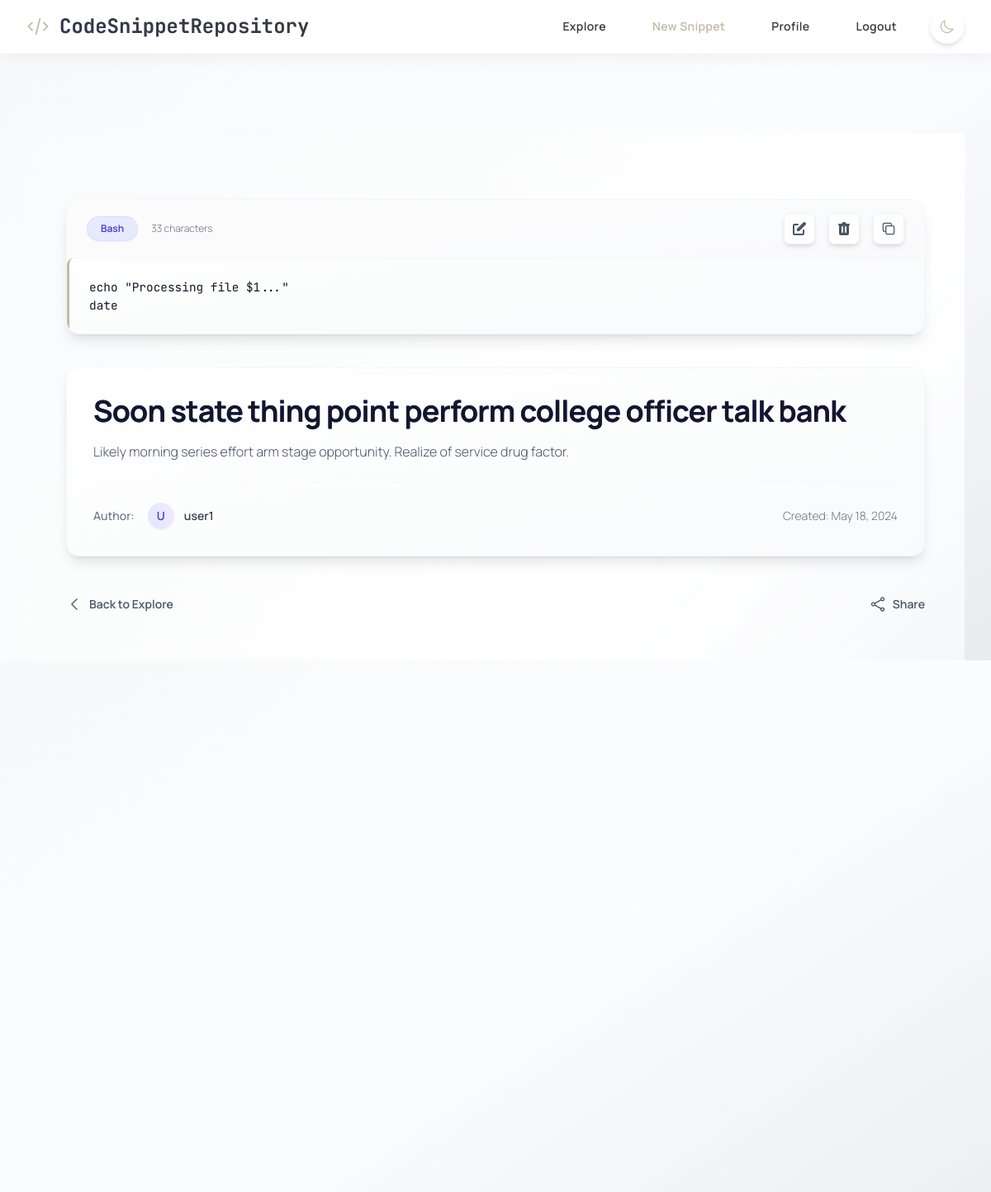
/snippet/2 (signed in), run on the app's committed database.
### tables this page shows
CREATE TABLE snippets (
                id INTEGER PRIMARY KEY AUTOINCREMENT,
                user_id INTEGER NOT NULL,
                title TEXT NOT NULL,
                code TEXT NOT NULL,
                language TEXT NOT NULL,
                description TEXT,
                is_private INTEGER DEFAULT 0,
                views INTEGER DEFAULT 0,
                created_at TIMESTAMP DEFAULT CURRENT_TIMESTAMP,
                updated_at TIMESTAMP DEFAULT CURRENT_TIMESTAMP,
                FOREIGN KEY (user_id) REFERENCES users(id) ON DELETE CASCADE
            );

CREATE TABLE users (
                id INTEGER PRIMARY KEY AUTOINCREMENT,
                username TEXT UNIQUE NOT NULL,
                email TEXT UNIQUE NOT NULL,
                password TEXT NOT NULL,
                profile_picture TEXT,
                bio TEXT,
                age INTEGER,
                dob TEXT,
                profession TEXT,
                profile_setup INTEGER DEFAULT 0,
                created_at TIMESTAMP DEFAULT CURRENT_TIMESTAMP,
                join_date TIMESTAMP DEFAULT CURRENT_TIMESTAMP,
                full_name TEXT,
                status TEXT,
                experience REAL,
                education TEXT,
                skills TEXT,
                country TEXT,
                website TEXT
            );

### app.py (the view, shortened to what this page needs)
@app.route('/snippet/<int:id>')
def view_snippet(id):
    user_id = get_current_user_id()
    if not user_id:
        flash('Please login first.', 'error')
        return redirect(url_for('login'))
    conn = get_db()
    try:
        snippet = conn.execute('''
            SELECT s.*, u.username AS owner_username
            FROM snippets s
            JOIN users u ON s.user_id = u.id
            WHERE s.id = ? AND (s.user_id = ? OR s.is_private = 0)
        ''', (id, user_id)).fetchone()
        if snippet is None:
            flash('Snippet not found or you do not have permission to view it.', 'error')
            return redirect(url_for('profile')) # Or explore?
        snippet_data = dict(snippet)
        snippet_data['created_at'] = parse_db_date(snippet_data.get('created_at'))
        snippet_data['updated_at'] = parse_db_date(snippet_data.get('updated_at'))
        return render_template('view_snippet.html', snippet=snippet_data) # Pass dict
    except sqlite3.Error as e:
        conn.rollback() # Rollback view count if it was attempted before error
        app.logger.error(f"DB Error viewing snippet {id} for user {user_id}: {e}")
        flash('Error loading snippet.', 'error')
        return redirect(url_for('profile'))

### app.py (called while the page is built)
def parse_db_date(date_str):
    if not date_str:
        return None
    try:
        return datetime.strptime(date_str, '%Y-%m-%d %H:%M:%S')
    except (ValueError, TypeError) as e:
        try:
            app.logger.warning(f"Could not parse date string '{date_str}': {e}")
        except RuntimeError: # Handle cases outside app context if necessary
            print(f"Warning: Could not parse date string '{date_str}': {e}")
        return None # Return None if parsing fails

def get_db():
    db = getattr(g, '_database', None)
    if db is None:
        db_path = os.path.join(app.root_path, DATABASE) # Construct path safely
        try:
             db = g._database = sqlite3.connect(db_path)
             db.row_factory = sqlite3.Row # Use Row factory
        except sqlite3.Error as e:
            app.logger.error(f"Database connection error: {e}") # Use app logger
            raise # Reraise the error
    return db

@app.teardown_appcontext
def close_connection(exception):
    db = getattr(g, '_database', None)
    if db is not None:
        try:
            db.close()
        except sqlite3.Error as e:
             app.logger.error(f"Error closing database connection: {e}") # Use app logger

def get_current_user_id():
    return session.get('user_id')

### templates/view_snippet.html (shortened to what this page needs)
{% extends "base.html" %}
{% block content %}
<div class="min-h-screen bg-gradient-to-br from-gray-50 via-white to-indigo-50/20 dark:from-gray-900 dark:via-gray-950 dark:to-indigo-900/30 text-gray-900 dark:text-gray-100 font-['Manrope',_sans-serif] antialiased py-16 sm:py-20 relative isolate overflow-hidden">
    <div class="absolute inset-0 -z-10 bg-[radial-gradient(ellipse_at_center,_rgba(255,255,255,0.15)_0%,_rgba(0,0,0,0)_70%)] dark:bg-[radial-gradient(ellipse_at_center,_rgba(79,70,229,0.1)_0%,_rgba(0,0,0,0)_70%)] page-texture" aria-hidden="true"></div>
    <div class="max-w-6xl mx-auto px-4 sm:px-6 lg:px-12 xl:px-16">
        <div class="bg-gradient-to-br from-white to-gray-50 dark:from-gray-900 dark:to-indigo-950/30 rounded-2xl shadow-lg border border-gray-200/30 dark:border-indigo-900/30 overflow-hidden mb-10 backdrop-blur-sm">
            <div class="flex flex-wrap justify-between items-center gap-4 px-6 py-4 border-b border-gray-200/20 dark:border-indigo-900/30 bg-gray-50/50 dark:bg-indigo-950/20">
                <div class="flex items-center gap-4">
                    <span class="snippet-language inline-flex items-center px-4 py-1.5 rounded-full text-xs font-semibold bg-indigo-100/80 dark:bg-indigo-900/80 text-indigo-700 dark:text-indigo-300 border border-indigo-200/50 dark:border-indigo-800/50 shadow-sm">
                        {{ snippet['language'] | default('?') }}
                    </span>
                    <span class="text-xs text-gray-500 dark:text-gray-400 font-light hidden sm:inline">
                        {{ snippet['code'] | length if snippet['code'] else 0 }} characters
                    </span>
                </div>
                <div class="flex items-center space-x-4">
                    {% if session['user_id'] == snippet['user_id'] %}
                        <a href="{{ url_for('edit_snippet', id=snippet['id']) }}" title="Edit Snippet" class="group inline-flex items-center p-2 text-gray-600 dark:text-gray-400 bg-white/80 dark:bg-gray-900/80 hover:bg-indigo-100 dark:hover:bg-indigo-900 border border-gray-200/50 dark:border-indigo-900/50 rounded-lg shadow-md hover:shadow-lg transition-all duration-300 ease-out transform hover:scale-105">
                        </a>
                        <form action="{{ url_for('delete_snippet', id=snippet['id']) }}" method="POST" class="inline" onsubmit="return confirm('Are you sure you want to delete this snippet permanently?');">
                            <button type="submit" title="Delete Snippet" class="group inline-flex items-center p-2 text-gray-600 dark:text-gray-400 bg-white/80 dark:bg-gray-900/80 hover:bg-red-100 dark:hover:bg-red-900/50 border border-gray-200/50 dark:border-indigo-900/50 rounded-lg shadow-md hover:shadow-lg transition-all duration-300 ease-out transform hover:scale-105">
                            </button>
                        </form>
                    {% endif %}
                    <button type="button" id="copy-button" title="Copy Code" class="group inline-flex items-center p-2 text-gray-600 dark:text-gray-400 bg-white/80 dark:bg-gray-900/80 hover:bg-indigo-100 dark:hover:bg-indigo-900 border border-gray-200/50 dark:border-indigo-900/50 rounded-lg shadow-md hover:shadow-lg transition-all duration-300 ease-out transform hover:scale-105">
                    </button>
                </div>
            </div>
            <div class="code-block-wrapper overflow-x-auto scrollbar-thin">
                <pre class="line-numbers !m-0 !p-6 bg-transparent"><code id="codeBlock" class="language-{{ snippet['language'] | default('plain') }}">{{ snippet['code'] }}</code></pre>
            </div>
        </div>
        <section aria-labelledby="snippet-details-heading" class="bg-gradient-to-br from-white to-gray-50 dark:from-gray-900 dark:to-indigo-950/30 p-8 rounded-2xl shadow-lg border border-gray-200/30 dark:border-indigo-900/30 backdrop-blur-sm">
            <h1 id="snippet-details-heading" class="text-3xl sm:text-4xl font-bold text-gray-900 dark:text-white mb-4 bg-clip-text bg-gradient-to-r from-indigo-600 to-purple-600 dark:from-indigo-400 dark:to-purple-400 tracking-tight">
                {{ snippet['title'] | default('Snippet') }}
            </h1>
            {% if snippet['description'] %}
                <div class="text-gray-600 dark:text-gray-300 text-base font-light leading-relaxed mb-6 prose prose-indigo dark:prose-invert max-w-none">
                    {{ snippet['description'] | safe }}
                </div>
            {% endif %}
            <div class="flex flex-col sm:flex-row justify-between items-start sm:items-center gap-4 text-sm border-t border-gray-200/20 dark:border-indigo-900/30 pt-6">
                <div class="flex items-center space-x-4">
                    <span class="text-gray-500 dark:text-gray-400 font-medium">Author:</span>
                    <a href="{{ url_for('profile', username=snippet['owner_username']) }}" class="inline-flex items-center gap-3 group">
                        <span class="h-8 w-8 rounded-full bg-gradient-to-tr from-indigo-100 to-purple-100 dark:from-indigo-800 dark:to-purple-800 text-indigo-700 dark:text-indigo-300 text-sm font-semibold flex items-center justify-center group-hover:ring-2 group-hover:ring-indigo-400 transition-all duration-200 shadow-sm">
                            {{ snippet['owner_username'][0]|upper if snippet['owner_username'] else '?' }}
                        </span>
                        <span class="font-semibold text-gray-700 dark:text-gray-200 group-hover:text-indigo-600 dark:group-hover:text-indigo-400 transition-colors">
                            {{ snippet['owner_username'] | default('Unknown') }}
                        </span>
                    </a>
                </div>
                <span class="text-gray-500 dark:text-gray-400 font-light flex-shrink-0">
                    Created: {{ snippet['created_at'].strftime('%b %d, %Y') if snippet['created_at'] else 'Unknown Date' }}
                </span>
            </div>
        </section>
        <nav class="mt-12 flex justify-between items-center">
            <a href="{{ url_for('explore') }}" class="inline-flex items-center text-sm font-semibold text-gray-600 dark:text-gray-400 hover:text-indigo-600 dark:hover:text-indigo-400 transition-colors group">
                <svg xmlns="http://www.w3.org/2000/svg" class="h-5 w-5 mr-2 group-hover:-translate-x-1 transition-transform duration-200" fill="none" viewBox="0 0 24 24" stroke-width="1.5" stroke="currentColor"><path stroke-linecap="round" stroke-linejoin="round" d="M15.75 19.5L8.25 12l7.5-7.5" /></svg>
                Back to Explore
            </a>
            {% if 'user_id' in session %}
                <button type="button" id="share-button" aria-label="Share snippet" class="inline-flex items-center text-sm font-semibold text-gray-600 dark:text-gray-400 hover:text-indigo-600 dark:hover:text-indigo-400 transition-colors group">
                    <span class="button-text">Share</span>
                </button>
            {% endif %}
        </nav>
    </div>
</div>
{% endblock %}

### templates/base.html (style rules this page uses)
html, body { height: 100%; margin: 0; padding: 0; overflow-y: auto; }
pre { background-color: #FFFFFF/90; border-left: 3px solid #C1BAA1; border-radius: 0.5rem; padding: 1.25rem; margin: 1rem 0; font-family: 'JetBrains Mono', monospace; font-size: 0.9rem; transition: all 0.3s ease-out; }

### data on the page
snippets: language "Bash", code "echo \"Processing file $1...\" date", title "Soon state thing point perform college officer talk bank", description "Likely morning series effort arm stage opportunity. Realize of service drug factor.", created_at "May 18, 2024"
users: username "U", owner_username "user1"

### other printed values
{{ snippet['code'] | length if snippet['code'] else 0 }} "33"
